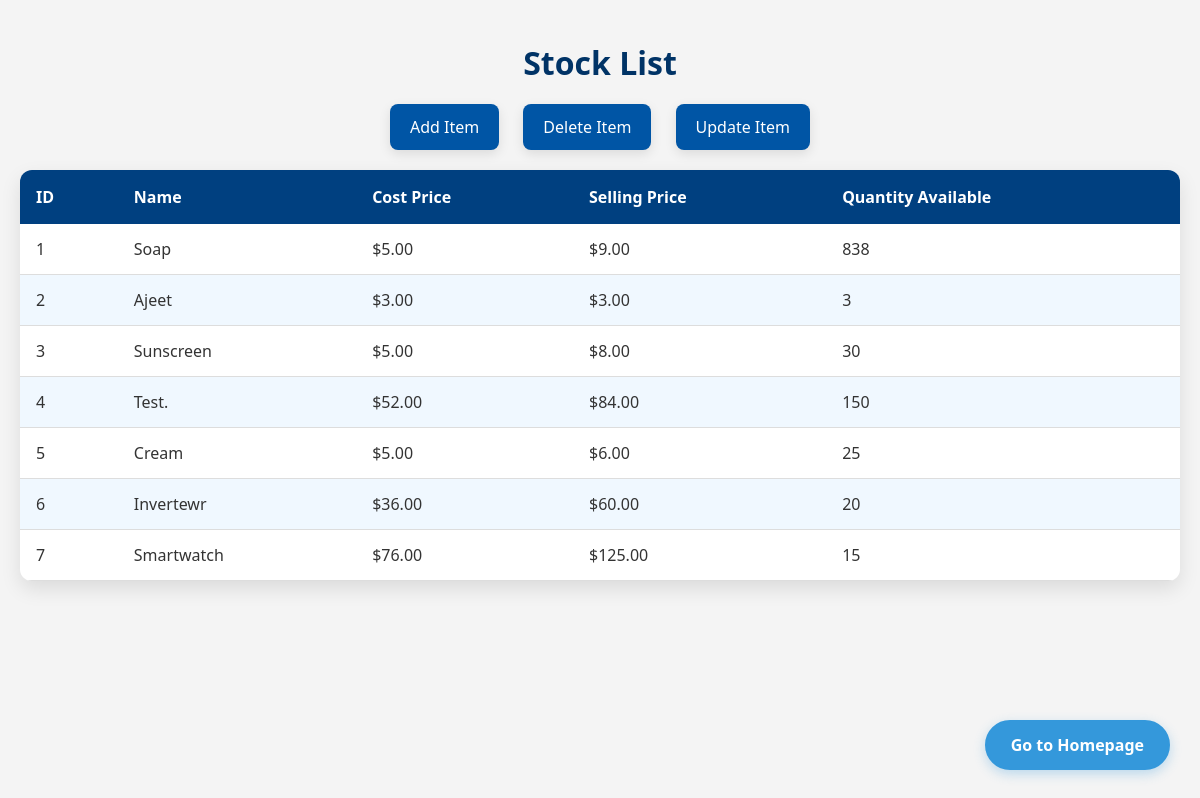
The app's page /Stock/Stock.php with its own data.
### tables this page shows
CREATE TABLE `stock` (
  `id` int(11) NOT NULL,
  `name` varchar(255) NOT NULL,
  `cost_price` decimal(10,2) NOT NULL,
  `selling_price` decimal(10,2) NOT NULL,
  `quantity_available` int(11) NOT NULL
);

### Stock/Stock.php (the view, shortened to what this page needs)
<?php
$host = 'localhost';
$user = 'root';
$password = '';
$database = 'inventory_db';
$conn = new mysqli($host, $user, $password, $database);
$result = $conn->query("SELECT * FROM stock");
?>
<!DOCTYPE html>
<html lang="en">
<head>
    <link rel="stylesheet" href="Stock.css">
</head>
<body>
    <h1>Stock List</h1>
    <div class="button-container">
        <a href="addStock.php" class="button">Add Item</a>
        <a href="deleteStock.php" class="button">Delete Item</a>
        <a href="updateStock.php" class="button">Update Item</a>
    </div>
<div class="homepage-btn">
        <a href="../index.html" class="home-page-button">Go to Homepage</a>
    </div>
    <table>
        <thead>
            <tr>
                <th>ID</th>
                <th>Name</th>
                <th>Cost Price</th>
                <th>Selling Price</th>
                <th>Quantity Available</th>
            </tr>
        </thead>
        <tbody>
            <?php if ($result->num_rows > 0): ?>
                <?php while ($item = $result->fetch_assoc()): ?>
                    <tr>
                        <td><?php echo $item['id']; ?></td>
                        <td><?php echo htmlspecialchars($item['name']); ?></td>
                        <td>$<?php echo number_format($item['cost_price'], 2); ?></td>
                        <td>$<?php echo number_format($item['selling_price'], 2); ?></td>
                        <td><?php echo $item['quantity_available']; ?></td>
                    </tr>
                <?php endwhile; ?>
            <?php else: ?>
                <tr>
                    <td colspan="5">No stocks found</td>
                </tr>
            <?php endif; ?>
        </tbody>
    </table>
</body>
</html>

### Stock/Stock.css (style rules this page uses)
body { font-family: "Segoe UI", Arial, sans-serif; background-color: #f4f4f4; color: #333; margin: 0; padding: 20px; }
h1 { text-align: center; color: #003366; margin-bottom: 20px; }
.button-container { text-align: center; margin: 20px 0; }
.button { display: inline-block; padding: 12px 20px; background-color: #0055a5; color: white; text-decoration: none; border-radius: 8px; margin: 0 10px; box-shadow: 0 4px 12px rgba(0, 0, 0, 0.1); transition: background-color 0.4s, transform 0.3s; }
table { width: 100%; border-collapse: separate; border-spacing: 0; margin-top: 20px; border-radius: 12px; overflow: hidden; box-shadow: 0 8px 20px rgba(0, 0, 0, 0.1); }
th { background-color: #004080; color: white; padding: 16px; text-align: left; font-weight: 600; }
td { padding: 14px 16px; border-bottom: 1px solid #ddd; background-color: white; transition: background-color 0.3s ease; }
tbody tr:nth-child(even) td { background-color: #f0f8ff; }
.homepage-btn { position: fixed; bottom: 30px; right: 30px; z-index: 100; }
.home-page-button { display: inline-block; padding: 12px 24px; background-color: #3498db; color: white; text-decoration: none; border-radius: 30px; font-weight: 600; font-size: 1rem; box-shadow: 0 4px 12px rgba(52, 152, 219, 0.3); transition: all 0.3s ease; border: 2px solid #3498db; }

### records on screen
stock: id "1", name "Soap", cost_price "5.00", selling_price "9.00", quantity_available "838"
stock: id "2", name "Ajeet", cost_price "3.00", selling_price "3.00", quantity_available "3"
stock: id "3", name "Sunscreen", cost_price "5.00", selling_price "8.00", quantity_available "30"
stock: id "4", name "Test.", cost_price "52.00", selling_price "84.00", quantity_available "150"
stock: id "5", name "Cream", cost_price "5.00", selling_price "6.00", quantity_available "25"
stock: id "6", name "Invertewr", cost_price "36.00", selling_price "60.00", quantity_available "20"
stock: id "7", name "Smartwatch", cost_price "76.00", selling_price "125.00", quantity_available "15"
